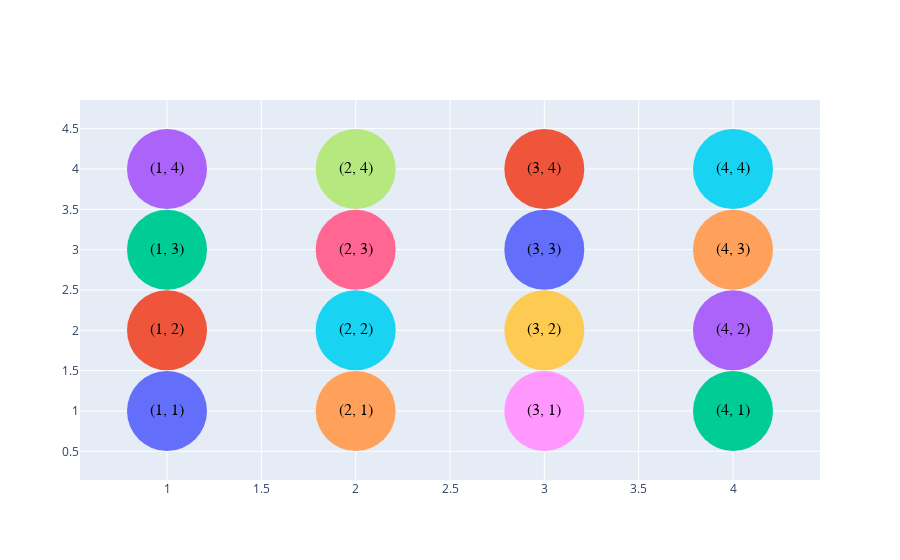

The notebook cell saved with this chart:
### Code cell
class Group:
    def __init__(self, operation, S=None):
        if not S:
            print('Creating empty set')
        else:
            self.S = S
    
    def cayleyTable(self):
        self.table = go.Figure()
        fig = self.table
        elements = product(self.S, repeat=2)
        
        
        
        for i in elements:
            a, b = i
            fig.add_trace(go.Scatter(
                x = [a],
                y = [b],
                mode = 'markers+text',
                showlegend=False,
                textfont = dict(
                    family = 'Monospace',
                    size=16, 
                    color='black'
                ),
                marker = dict(size=80),
                text=f'({a}, {b})'#, textposition='top center',
            ))
        
        
g = Group(3, [1, 2, 3, 4])
g.cayleyTable()
g.table.show()

### Figure 1 — Plotly figure (JSON) as saved in the notebook; plotly's stock layout.template omitted (floating-point values rounded to 4 significant figures)
{"data": [{"marker": {"size": 80}, "mode": "markers+text", "showlegend": false, "text": "(1, 1)", "textfont": {"color": "black", "family": "Monospace", "size": 16}, "type": "scatter", "x": [1], "y": [1]}, {"marker": {"size": 80}, "mode": "markers+text", "showlegend": false, "text": "(1, 2)", "textfont": {"color": "black", "family": "Monospace", "size": 16}, "type": "scatter", "x": [1], "y": [2]}, {"marker": {"size": 80}, "mode": "markers+text", "showlegend": false, "text": "(1, 3)", "textfont": {"color": "black", "family": "Monospace", "size": 16}, "type": "scatter", "x": [1], "y": [3]}, {"marker": {"size": 80}, "mode": "markers+text", "showlegend": false, "text": "(1, 4)", "textfont": {"color": "black", "family": "Monospace", "size": 16}, "type": "scatter", "x": [1], "y": [4]}, {"marker": {"size": 80}, "mode": "markers+text", "showlegend": false, "text": "(2, 1)", "textfont": {"color": "black", "family": "Monospace", "size": 16}, "type": "scatter", "x": [2], "y": [1]}, {"marker": {"size": 80}, "mode": "markers+text", "showlegend": false, "text": "(2, 2)", "textfont": {"color": "black", "family": "Monospace", "size": 16}, "type": "scatter", "x": [2], "y": [2]}, {"marker": {"size": 80}, "mode": "markers+text", "showlegend": false, "text": "(2, 3)", "textfont": {"color": "black", "family": "Monospace", "size": 16}, "type": "scatter", "x": [2], "y": [3]}, {"marker": {"size": 80}, "mode": "markers+text", "showlegend": false, "text": "(2, 4)", "textfont": {"color": "black", "family": "Monospace", "size": 16}, "type": "scatter", "x": [2], "y": [4]}, {"marker": {"size": 80}, "mode": "markers+text", "showlegend": false, "text": "(3, 1)", "textfont": {"color": "black", "family": "Monospace", "size": 16}, "type": "scatter", "x": [3], "y": [1]}, {"marker": {"size": 80}, "mode": "markers+text", "showlegend": false, "text": "(3, 2)", "textfont": {"color": "black", "family": "Monospace", "size": 16}, "type": "scatter", "x": [3], "y": [2]}, {"marker": {"size": 80}, "mode": "markers+text", "showlegend": false, "text": "(3, 3)", "textfont": {"color": "black", "family": "Monospace", "size": 16}, "type": "scatter", "x": [3], "y": [3]}, {"marker": {"size": 80}, "mode": "markers+text", "showlegend": false, "text": "(3, 4)", "textfont": {"color": "black", "family": "Monospace", "size": 16}, "type": "scatter", "x": [3], "y": [4]}, {"marker": {"size": 80}, "mode": "markers+text", "showlegend": false, "text": "(4, 1)", "textfont": {"color": "black", "family": "Monospace", "size": 16}, "type": "scatter", "x": [4], "y": [1]}, {"marker": {"size": 80}, "mode": "markers+text", "showlegend": false, "text": "(4, 2)", "textfont": {"color": "black", "family": "Monospace", "size": 16}, "type": "scatter", "x": [4], "y": [2]}, {"marker": {"size": 80}, "mode": "markers+text", "showlegend": false, "text": "(4, 3)", "textfont": {"color": "black", "family": "Monospace", "size": 16}, "type": "scatter", "x": [4], "y": [3]}, {"marker": {"size": 80}, "mode": "markers+text", "showlegend": false, "text": "(4, 4)", "textfont": {"color": "black", "family": "Monospace", "size": 16}, "type": "scatter", "x": [4], "y": [4]}], "layout": {}}
